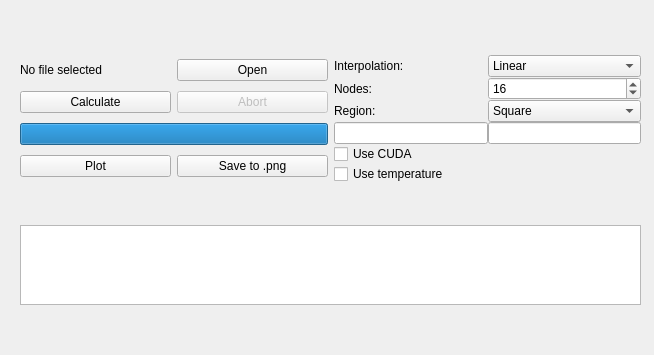
<?xml version="1.0" encoding="UTF-8"?>
<ui version="4.0">
 <class>pyfluid_form</class>
 <widget class="QWidget" name="pyfluid_form">
  <property name="geometry">
   <rect>
    <x>0</x>
    <y>0</y>
    <width>654</width>
    <height>355</height>
   </rect>
  </property>
  <property name="windowTitle">
   <string>pyfluid</string>
  </property>
  <widget class="QWidget" name="layoutWidget">
   <property name="geometry">
    <rect>
     <x>20</x>
     <y>20</y>
     <width>621</width>
     <height>321</height>
    </rect>
   </property>
   <layout class="QVBoxLayout" name="verticalLayout_4">
    <item>
     <layout class="QHBoxLayout" name="horizontalLayout_8">
      <item>
       <layout class="QVBoxLayout" name="panel1_vlayout">
        <item>
         <layout class="QHBoxLayout" name="file_hlayout">
          <item>
           <widget class="QLabel" name="noFileSelected_lbl">
            <property name="text">
             <string>No file selected</string>
            </property>
           </widget>
          </item>
          <item>
           <widget class="QPushButton" name="openFile_pb">
            <property name="text">
             <string>Open</string>
            </property>
           </widget>
          </item>
         </layout>
        </item>
        <item>
         <layout class="QHBoxLayout" name="calculation_hlayout">
          <item>
           <widget class="QPushButton" name="calculate_pb">
            <property name="text">
             <string>Calculate</string>
            </property>
           </widget>
          </item>
          <item>
           <widget class="QPushButton" name="abort_pb">
            <property name="enabled">
             <bool>false</bool>
            </property>
            <property name="text">
             <string>Abort</string>
            </property>
           </widget>
          </item>
         </layout>
        </item>
        <item>
         <widget class="QProgressBar" name="progress_pbar">
          <property name="value">
           <number>100</number>
          </property>
          <property name="textVisible">
           <bool>false</bool>
          </property>
         </widget>
        </item>
        <item>
         <layout class="QHBoxLayout" name="result_hlayout">
          <item>
           <widget class="QPushButton" name="plot_pb">
            <property name="text">
             <string>Plot</string>
            </property>
           </widget>
          </item>
          <item>
           <widget class="QPushButton" name="save_pb">
            <property name="text">
             <string>Save to .png</string>
            </property>
           </widget>
          </item>
         </layout>
        </item>
       </layout>
      </item>
      <item>
       <layout class="QVBoxLayout" name="panel2_vlayout">
        <property name="spacing">
         <number>0</number>
        </property>
        <item>
         <layout class="QHBoxLayout" name="interpolation_hlayout">
          <item>
           <widget class="QLabel" name="interpolation_lbl">
            <property name="text">
             <string>Interpolation:</string>
            </property>
           </widget>
          </item>
          <item>
           <widget class="QComboBox" name="interpolation_cb">
            <item>
             <property name="text">
              <string>Linear</string>
             </property>
            </item>
            <item>
             <property name="text">
              <string>Non-linear</string>
             </property>
            </item>
           </widget>
          </item>
         </layout>
        </item>
        <item>
         <layout class="QHBoxLayout" name="nodes_hlayout">
          <item>
           <widget class="QLabel" name="nodes_lbl">
            <property name="text">
             <string>Nodes:</string>
            </property>
           </widget>
          </item>
          <item>
           <widget class="QSpinBox" name="nodes_sb">
            <property name="minimum">
             <number>1</number>
            </property>
            <property name="maximum">
             <number>64</number>
            </property>
            <property name="singleStep">
             <number>4</number>
            </property>
            <property name="value">
             <number>16</number>
            </property>
           </widget>
          </item>
         </layout>
        </item>
        <item>
         <layout class="QHBoxLayout" name="region_hlayout">
          <item>
           <widget class="QLabel" name="region_lbl">
            <property name="text">
             <string>Region:</string>
            </property>
           </widget>
          </item>
          <item>
           <widget class="QComboBox" name="region_cb">
            <item>
             <property name="text">
              <string>Square</string>
             </property>
            </item>
            <item>
             <property name="text">
              <string>Trapezoid</string>
             </property>
            </item>
            <item>
             <property name="text">
              <string>Paraboloid Segment</string>
             </property>
            </item>
           </widget>
          </item>
         </layout>
        </item>
        <item>
         <layout class="QHBoxLayout" name="regionCoords_hlayout">
          <item>
           <widget class="QLineEdit" name="coord_x_le"/>
          </item>
          <item>
           <widget class="QLineEdit" name="coord_y_le"/>
          </item>
         </layout>
        </item>
        <item>
         <widget class="QCheckBox" name="useCUDA_cb">
          <property name="text">
           <string>Use CUDA</string>
          </property>
         </widget>
        </item>
        <item>
         <widget class="QCheckBox" name="useTemperature_cb">
          <property name="text">
           <string>Use temperature</string>
          </property>
         </widget>
        </item>
       </layout>
      </item>
     </layout>
    </item>
    <item>
     <widget class="QTextEdit" name="log_tb">
      <property name="maximumSize">
       <size>
        <width>16777215</width>
        <height>80</height>
       </size>
      </property>
     </widget>
    </item>
   </layout>
  </widget>
 </widget>
 <resources/>
 <connections/>
</ui>
